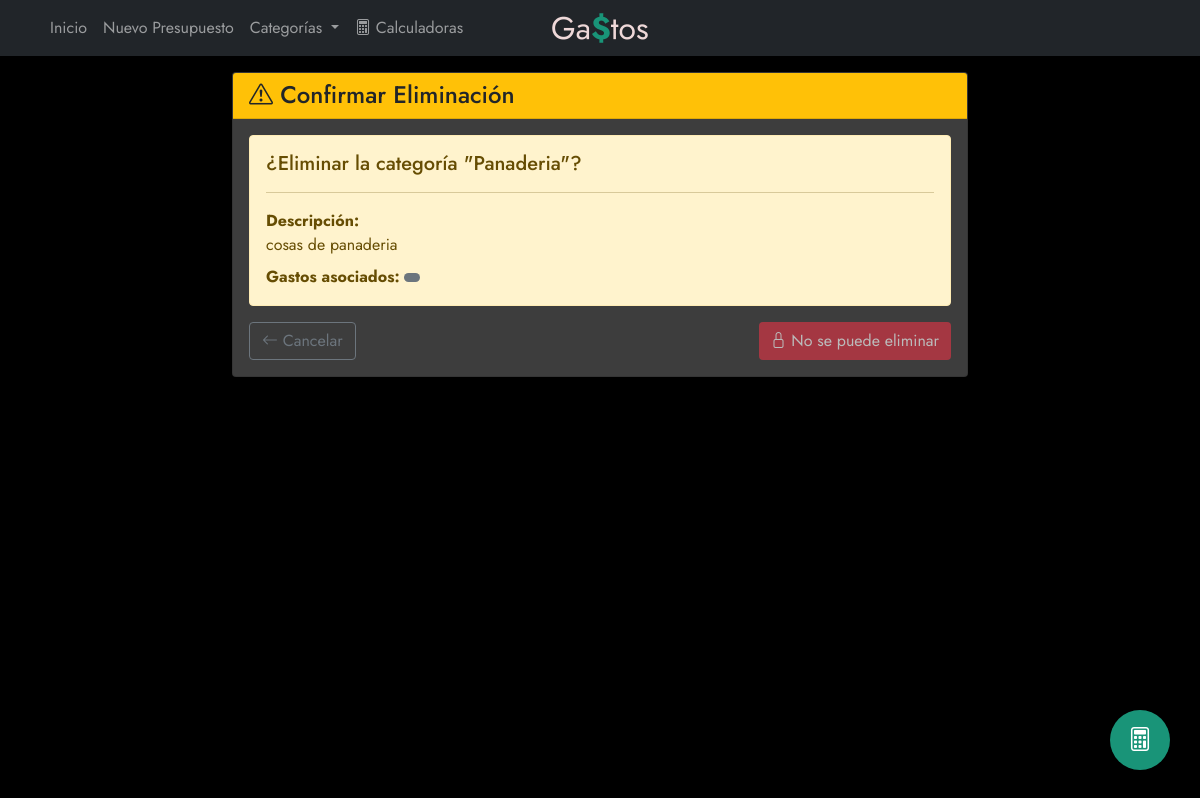
/categoria/1/eliminar/, run on an earlier commit of the app's database.
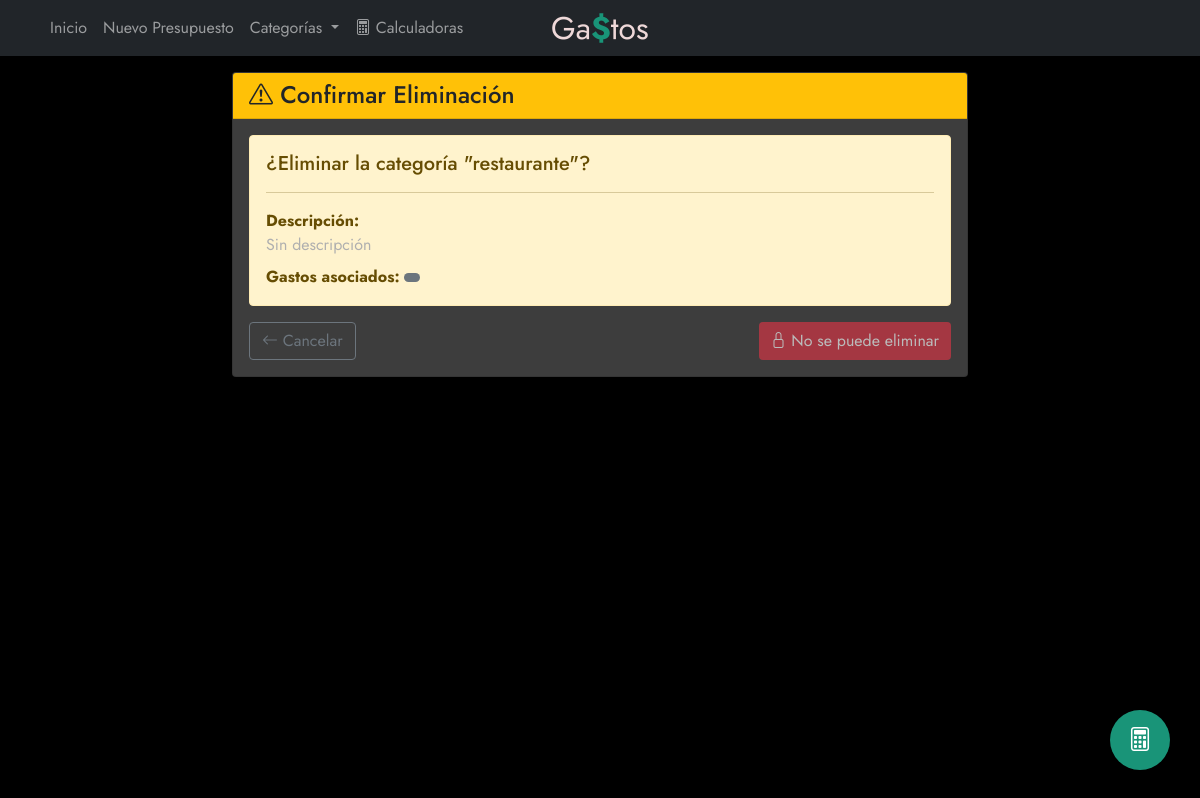
And on a later commit of the database.
### presupuestos/models.py (models this page shows, shortened)
class Categoria(models.Model):
    nombre = models.CharField(max_length=100)
    descripcion = models.TextField(blank=True, null=True)

### presupuestos/views.py (the view, shortened to what this page needs)
# urls.py: path('categoria/<int:pk>/eliminar/', views.CategoriaDeleteView.as_view(), name='eliminar_categoria'),
class CategoriaDeleteView(DeleteView):
    model = Categoria
    template_name = 'presupuestos/categoria_confirm_delete.html'
    success_url = reverse_lazy('presupuestos:listar_categorias')

### presupuestos/templates/presupuestos/categoria_confirm_delete.html (shortened to what this page needs)
{% extends 'presupuestos/base.html' %}
{% block content %}
<div class="row justify-content-center">
    <div class="col-lg-8">
        <div class="card">
            <div class="card-header bg-warning text-dark">
                <h4 class="mb-0">
                    <i class="bi bi-exclamation-triangle"></i> Confirmar Eliminación
                </h4>
            </div>
            <div class="card-body">
                <div class="alert alert-warning">
                    <h5 class="alert-heading">¿Eliminar la categoría "{{ object.nombre }}"?</h5>
                    <hr>
                    <div class="mb-2">
                        <strong>Descripción:</strong>
                        <p class="mb-0">{% if object.descripcion %}{{ object.descripcion }}{% else %}<span class="text-muted">Sin descripción</span>{% endif %}</p>
                    </div>
                    <div class="mb-0">
                        <strong>Gastos asociados:</strong>
                        <span class="badge {% if object.gastos_count > 0 %}bg-danger{% else %}bg-secondary{% endif %} rounded-pill">
                        </span>
                    </div>
                </div>
                <form method="post">
                    <div class="d-flex justify-content-between">
                        <a href="{% url 'presupuestos:listar_categorias' %}" class="btn btn-outline-secondary">
                            <i class="bi bi-arrow-left"></i> Cancelar
                        </a>
                        {% if object.gastos_count == 0 %}
                        <button type="submit" class="btn btn-danger">
                            <i class="bi bi-trash"></i> Confirmar Eliminación
                        </button>
                        {% else %}
                        <button type="button" class="btn btn-danger" disabled>
                            <i class="bi bi-lock"></i> No se puede eliminar
                        </button>
                        {% endif %}
                    </div>
                </form>
            </div>
        </div>
    </div>
</div>
{% endblock %}

What changed in the data, as far as the page shows it:
changed Categoria: nombre "Panaderia" → "restaurante"; descripcion "cosas de panaderia" → (not shown)
Also different on the page:
text now shown: "Sin descripción"
